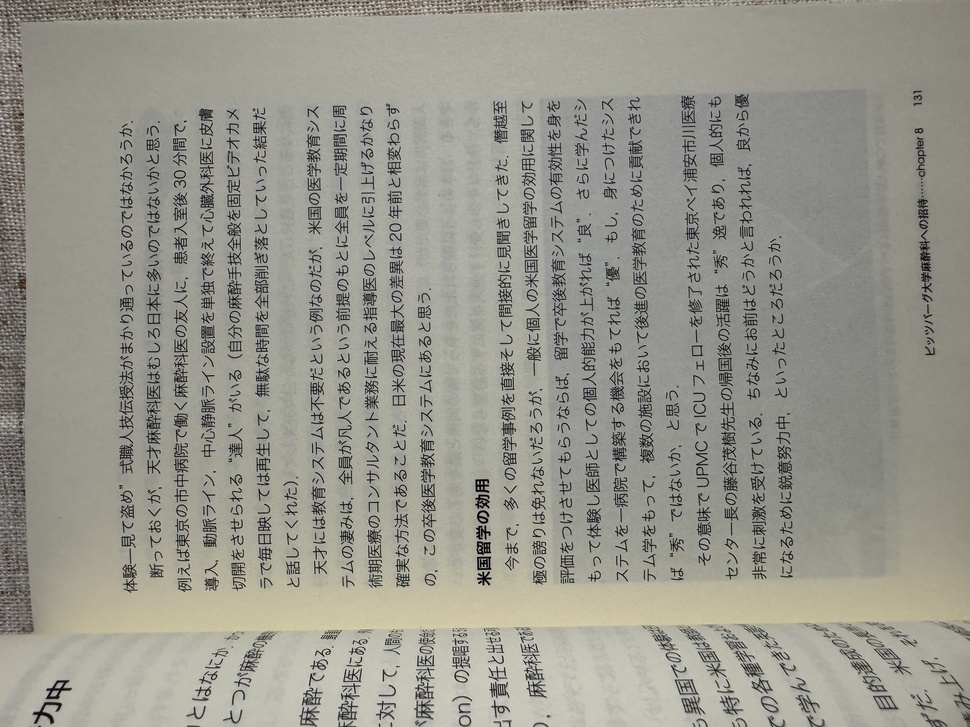
#> input picture meeting-slides/book_page.jpeg, 970 x 727 px, shrunk from 4032 x 3024 before the run
$ python _gridoverlay.py ../../../meeting-slides/book_page.jpeg out.png 5
#> lines starting #> are read from the running program, lines starting #| are printed output that depends on the picture
"""Overlay a pixel grid on a figure to read axis-calibration anchor pixels.
Not part of the reproducible pipeline output; a helper for manual calibration."""
import sys
from PIL import Image, ImageDraw

src = sys.argv[1]
dst = sys.argv[2]
step = int(sys.argv[3]) if len(sys.argv) > 3 else 50
im = Image.open(src).convert("RGB")
#> im is the input picture: PIL image 970x727 RGB; mean R, G, B 152.5, 151.3, 141.8
d = ImageDraw.Draw(im)
W, H = im.size
#> W = 970; H = 727
for x in range(0, W, step):
    d.line([(x, 0), (x, H)], fill=(0, 0, 0), width=1)
    d.text((x + 1, 1), str(x), fill=(255, 0, 255))
for y in range(0, H, step):
    d.line([(0, y), (W, y)], fill=(0, 0, 0), width=1)
    d.text((1, y + 1), str(y), fill=(255, 0, 255))
im.save(dst)
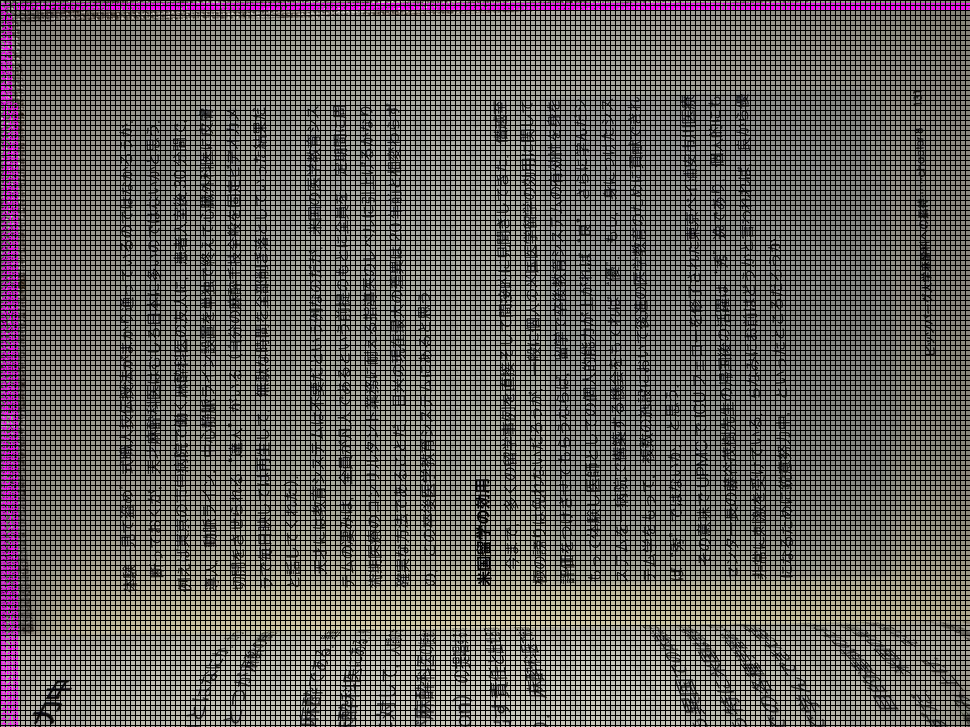
#> saved as out.png: PIL image 970x727 RGB; mean R, G, B 99, 95.6, 92.2
print(f"{src} size={W}x{H} -> {dst}")
#| ../../../meeting-slides/book_page.jpeg size=970x727 -> out.png
